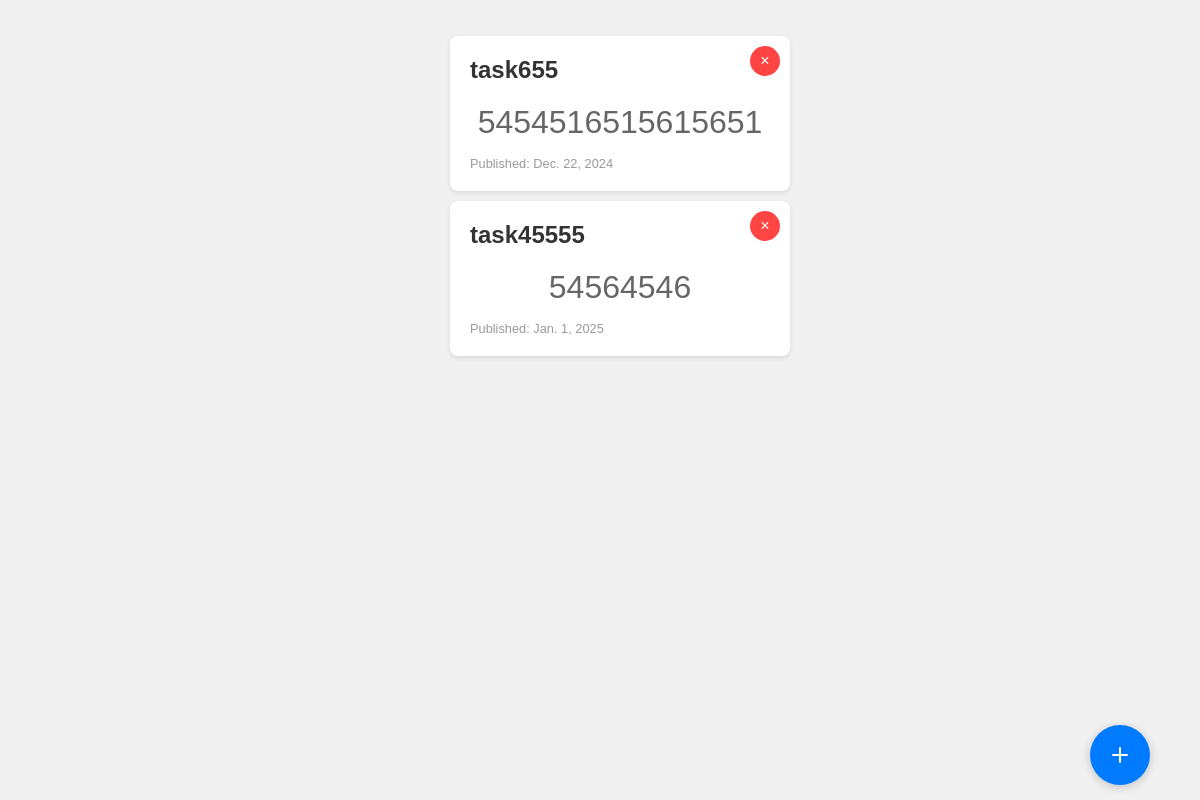
Page /home/ (signed in) on the earlier database version.
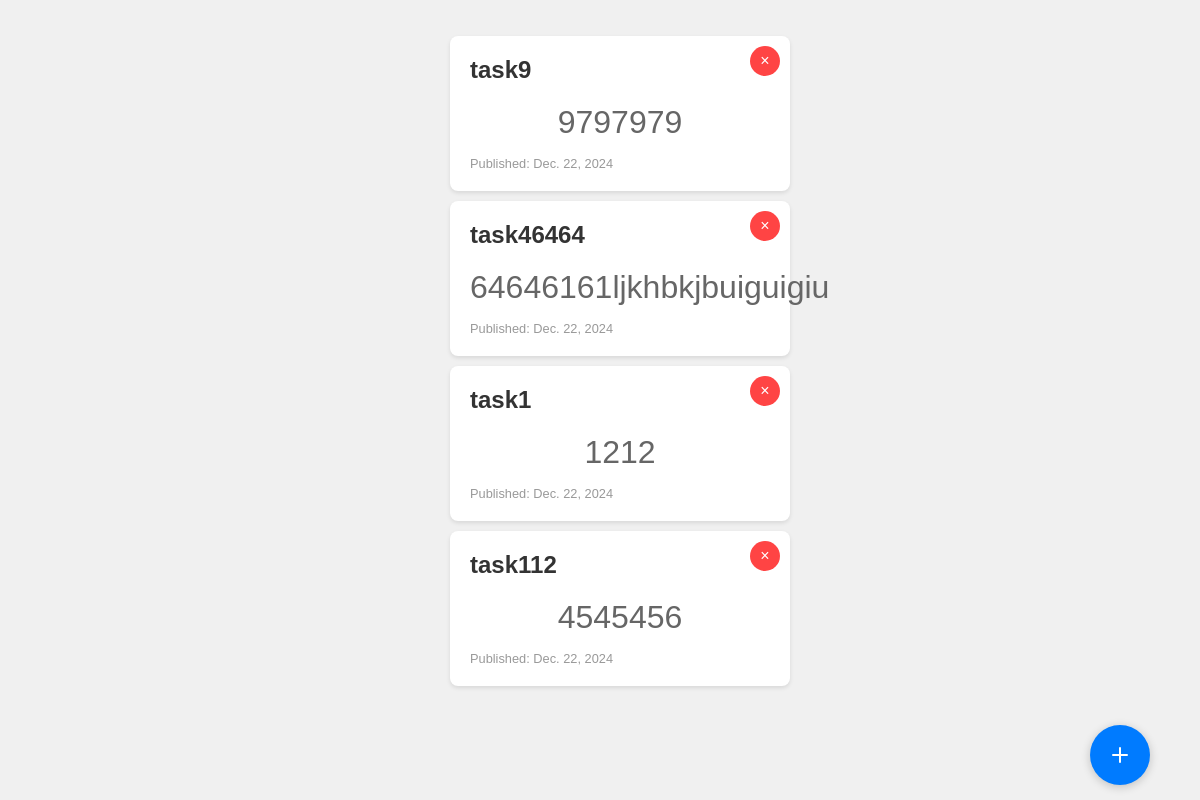
Same page on the later database version.
### Task/models.py (models this page shows, shortened)
class Task(models.Model):
    name = models.CharField(max_length=200,default='task')
    description = models.TextField(blank=True)
    date = models.DateField(null=True)
    user = models.ForeignKey(User,on_delete=models.CASCADE)

### Task/views.py (the view)
# urls.py: 2. Add a URL to urlpatterns:  path('', views.home, name='home')
@login_required
def home(request):
    user = request.user
    task_list = listTask(user)
    return render(request,'home.html',{
        'todolist':task_list,
        'add_task_form': TaskForm
    })

### Task/services/task_services.py (called while the page is built)
def listTask(user: User):
    return Task.objects.filter(user=user)

### Task/templates/home.html (shortened to what this page needs)
{% load static %}
<!DOCTYPE html>
<html lang="en">
<head>
    <link rel="stylesheet" href="{% static 'home.css' %}">
</head>
<body>
    <main>
        <ul>
            {% for todo in todolist %}
            <li>
                <article class="card">
                    <h2>{{todo.name}}</h2>
                    <p>{{todo.description}}</p>
                    <div class="date">Published: {{todo.date}}</div>
                    <button id="{{todo.id}}" onmousedown="deleteTask(event)" data-url="{% url 'delete_task' todo.id %}" class="delete-btn" aria-label="Delete todo item">×</button>
                </article>
            </li>
            {% empty %}
            <p>No tasks yet</p>
            {% endfor %}
        </ul>
        <div onmousedown="taskDialog()" class="floating-btn" aria-label="Add item">
            <svg xmlns="http://www.w3.org/2000/svg" width="24" height="24" viewBox="0 0 24 24" fill="none" stroke="currentColor" stroke-width="2" stroke-linecap="round" stroke-linejoin="round">
                <line x1="12" y1="5" x2="12" y2="19"></line>
                <line x1="5" y1="12" x2="19" y2="12"></line>
            </svg>
        </div>
    </main>
</body>
</html>

### Task/static/home.css (style rules this page uses)
body { font-family: Arial, sans-serif; margin: 0; padding: 0; background-color: #f0f0f0; min-height: 100vh; display: flex; flex-direction: column; }
main { flex-grow: 1; padding: 20px; overflow-y: auto; max-height: calc(100vh - 40px); scrollbar-width: none; }
ul { list-style-type: none; }
main ul p { font-size: 2em; text-align: center; margin: 20px auto; display: block; width: fit-content; }
.floating-btn { bottom: 15px; right: 50px; }

### Task/static/components/card.css (style rules this page uses)
.card { background-color: white; border-radius: 8px; box-shadow: 0 2px 4px rgba(0, 0, 0, 0.1); padding: 20px; width: 300px; position: relative; margin: 10px; margin-inline: auto; }
.card h2 { margin-top: 0; margin-bottom: 10px; color: #333; }
.card p { color: #666; margin-bottom: 15px; }
.card .date { font-size: 0.8em; color: #999; }
.delete-btn { position: absolute; top: 10px; right: 10px; background-color: #ff4444; color: white; border: none; border-radius: 50%; width: 30px; height: 30px; font-size: 16px; cursor: pointer; display: flex; justify-content: center; align-items: center; }

### Task/static/components/floatbtn.css (style rules this page uses)
.floating-btn { position: fixed; bottom: 30px; right: 30px; width: 60px; height: 60px; border-radius: 50%; background-color: #007bff; color: white; display: flex; justify-content: center; align-items: center; font-size: 24px; text-decoration: none; box-shadow: 0 2px 10px rgba(0, 0, 0, 0.2); transition: background-color 0.3s, transform 0.3s; }
.floating-btn::after { content: "Add"; position: absolute; top: -40px; left: 50%; transform: translateX(-50%); background-color: #333; color: white; padding: 5px 10px; border-radius: 5px; font-size: 14px; opacity: 0; transition: opacity 0.3s; }

Differences in the rows shown:
removed Task: name "task655", description "5454516515615651", date "Dec. 22, 2024"
removed Task: name "task45555", description "54564546", date "Jan. 1, 2025"
added Task: name "task9", description "9797979", date "Dec. 22, 2024"
added Task: name "task46464", description "64646161ljkhbkjbuiguigiu", date "Dec. 22, 2024"
added Task: name "task1", description "1212", date "Dec. 22, 2024"
added Task: name "task112", description "4545456", date "Dec. 22, 2024"
